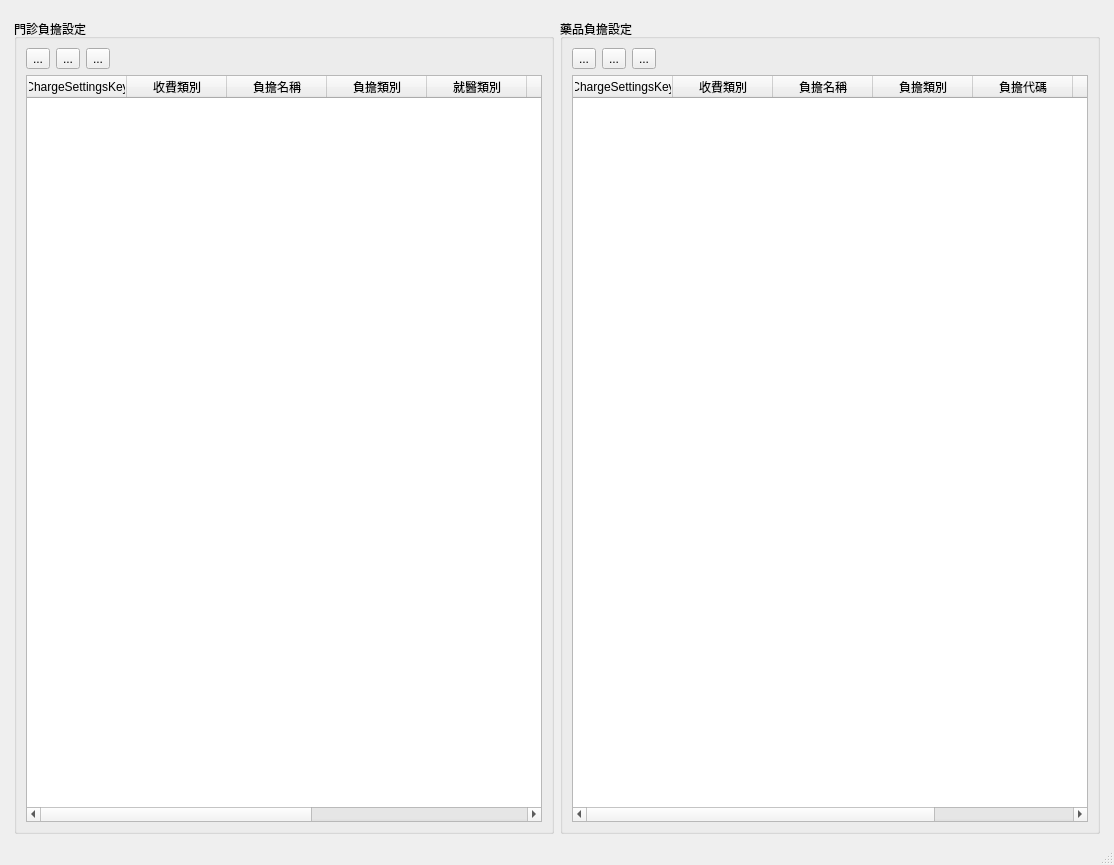
<?xml version="1.0" encoding="UTF-8"?>
<ui version="4.0">
 <class>Charge_settings_share</class>
 <widget class="QMainWindow" name="Charge_settings_share">
  <property name="geometry">
   <rect>
    <x>0</x>
    <y>0</y>
    <width>1114</width>
    <height>865</height>
   </rect>
  </property>
  <property name="windowTitle">
   <string>部份負擔設定</string>
  </property>
  <widget class="QWidget" name="centralwidget">
   <layout class="QHBoxLayout" name="horizontalLayout">
    <item>
     <layout class="QHBoxLayout" name="horizontalLayout_2">
      <property name="leftMargin">
       <number>5</number>
      </property>
      <property name="topMargin">
       <number>10</number>
      </property>
      <property name="rightMargin">
       <number>5</number>
      </property>
      <item>
       <widget class="QGroupBox" name="groupBox">
        <property name="title">
         <string>門診負擔設定</string>
        </property>
        <layout class="QVBoxLayout" name="verticalLayout_4">
         <item>
          <layout class="QVBoxLayout" name="verticalLayout_3">
           <item>
            <layout class="QHBoxLayout" name="horizontalLayout_3">
             <item>
              <widget class="QToolButton" name="toolButton_diag_share_add">
               <property name="text">
                <string>...</string>
               </property>
               <property name="icon">
                <iconset>
                 <normaloff>../icons/list-add.svg</normaloff>../icons/list-add.svg</iconset>
               </property>
              </widget>
             </item>
             <item>
              <widget class="QToolButton" name="toolButton_diag_share_delete">
               <property name="text">
                <string>...</string>
               </property>
               <property name="icon">
                <iconset>
                 <normaloff>../icons/list-remove.svg</normaloff>../icons/list-remove.svg</iconset>
               </property>
              </widget>
             </item>
             <item>
              <widget class="QToolButton" name="toolButton_diag_share_edit">
               <property name="text">
                <string>...</string>
               </property>
               <property name="icon">
                <iconset>
                 <normaloff>../icons/gtk-edit.svg</normaloff>../icons/gtk-edit.svg</iconset>
               </property>
              </widget>
             </item>
             <item>
              <spacer name="horizontalSpacer">
               <property name="orientation">
                <enum>Qt::Horizontal</enum>
               </property>
               <property name="sizeHint" stdset="0">
                <size>
                 <width>40</width>
                 <height>20</height>
                </size>
               </property>
              </spacer>
             </item>
            </layout>
           </item>
           <item>
            <widget class="QTableWidget" name="tableWidget_diag_share">
             <property name="editTriggers">
              <set>QAbstractItemView::NoEditTriggers</set>
             </property>
             <property name="selectionMode">
              <enum>QAbstractItemView::SingleSelection</enum>
             </property>
             <property name="selectionBehavior">
              <enum>QAbstractItemView::SelectRows</enum>
             </property>
             <column>
              <property name="text">
               <string>ChargeSettingsKey</string>
              </property>
             </column>
             <column>
              <property name="text">
               <string>收費類別</string>
              </property>
             </column>
             <column>
              <property name="text">
               <string>負擔名稱</string>
              </property>
             </column>
             <column>
              <property name="text">
               <string>負擔類別</string>
              </property>
             </column>
             <column>
              <property name="text">
               <string>就醫類別</string>
              </property>
             </column>
             <column>
              <property name="text">
               <string>療程</string>
              </property>
             </column>
             <column>
              <property name="text">
               <string>負擔代碼</string>
              </property>
             </column>
             <column>
              <property name="text">
               <string>負擔金額</string>
              </property>
             </column>
             <column>
              <property name="text">
               <string>備註</string>
              </property>
             </column>
            </widget>
           </item>
          </layout>
         </item>
        </layout>
       </widget>
      </item>
      <item>
       <widget class="QGroupBox" name="groupBox_2">
        <property name="maximumSize">
         <size>
          <width>16777215</width>
          <height>16777215</height>
         </size>
        </property>
        <property name="title">
         <string>藥品負擔設定</string>
        </property>
        <layout class="QVBoxLayout" name="verticalLayout_6">
         <item>
          <layout class="QVBoxLayout" name="verticalLayout_5">
           <item>
            <layout class="QHBoxLayout" name="horizontalLayout_4">
             <item>
              <widget class="QToolButton" name="toolButton_drug_share_add">
               <property name="text">
                <string>...</string>
               </property>
               <property name="icon">
                <iconset>
                 <normaloff>../icons/add.svg</normaloff>../icons/add.svg</iconset>
               </property>
              </widget>
             </item>
             <item>
              <widget class="QToolButton" name="toolButton_drug_share_delete">
               <property name="text">
                <string>...</string>
               </property>
               <property name="icon">
                <iconset>
                 <normaloff>../icons/gtk-remove.svg</normaloff>../icons/gtk-remove.svg</iconset>
               </property>
              </widget>
             </item>
             <item>
              <widget class="QToolButton" name="toolButton_drug_share_edit">
               <property name="text">
                <string>...</string>
               </property>
               <property name="icon">
                <iconset>
                 <normaloff>../icons/gtk-edit.svg</normaloff>../icons/gtk-edit.svg</iconset>
               </property>
              </widget>
             </item>
             <item>
              <spacer name="horizontalSpacer_2">
               <property name="orientation">
                <enum>Qt::Horizontal</enum>
               </property>
               <property name="sizeHint" stdset="0">
                <size>
                 <width>40</width>
                 <height>20</height>
                </size>
               </property>
              </spacer>
             </item>
            </layout>
           </item>
           <item>
            <widget class="QTableWidget" name="tableWidget_drug_share">
             <property name="editTriggers">
              <set>QAbstractItemView::NoEditTriggers</set>
             </property>
             <property name="selectionMode">
              <enum>QAbstractItemView::SingleSelection</enum>
             </property>
             <property name="selectionBehavior">
              <enum>QAbstractItemView::SelectRows</enum>
             </property>
             <column>
              <property name="text">
               <string>ChargeSettingsKey</string>
              </property>
             </column>
             <column>
              <property name="text">
               <string>收費類別</string>
              </property>
             </column>
             <column>
              <property name="text">
               <string>負擔名稱</string>
              </property>
             </column>
             <column>
              <property name="text">
               <string>負擔類別</string>
              </property>
             </column>
             <column>
              <property name="text">
               <string>負擔代碼</string>
              </property>
             </column>
             <column>
              <property name="text">
               <string>負擔金額</string>
              </property>
             </column>
             <column>
              <property name="text">
               <string>備註</string>
              </property>
             </column>
            </widget>
           </item>
          </layout>
         </item>
        </layout>
       </widget>
      </item>
     </layout>
    </item>
   </layout>
  </widget>
  <widget class="QStatusBar" name="statusbar"/>
  <widget class="QMenuBar" name="menubar">
   <property name="geometry">
    <rect>
     <x>0</x>
     <y>0</y>
     <width>1114</width>
     <height>24</height>
    </rect>
   </property>
  </widget>
 </widget>
 <resources/>
 <connections/>
</ui>
